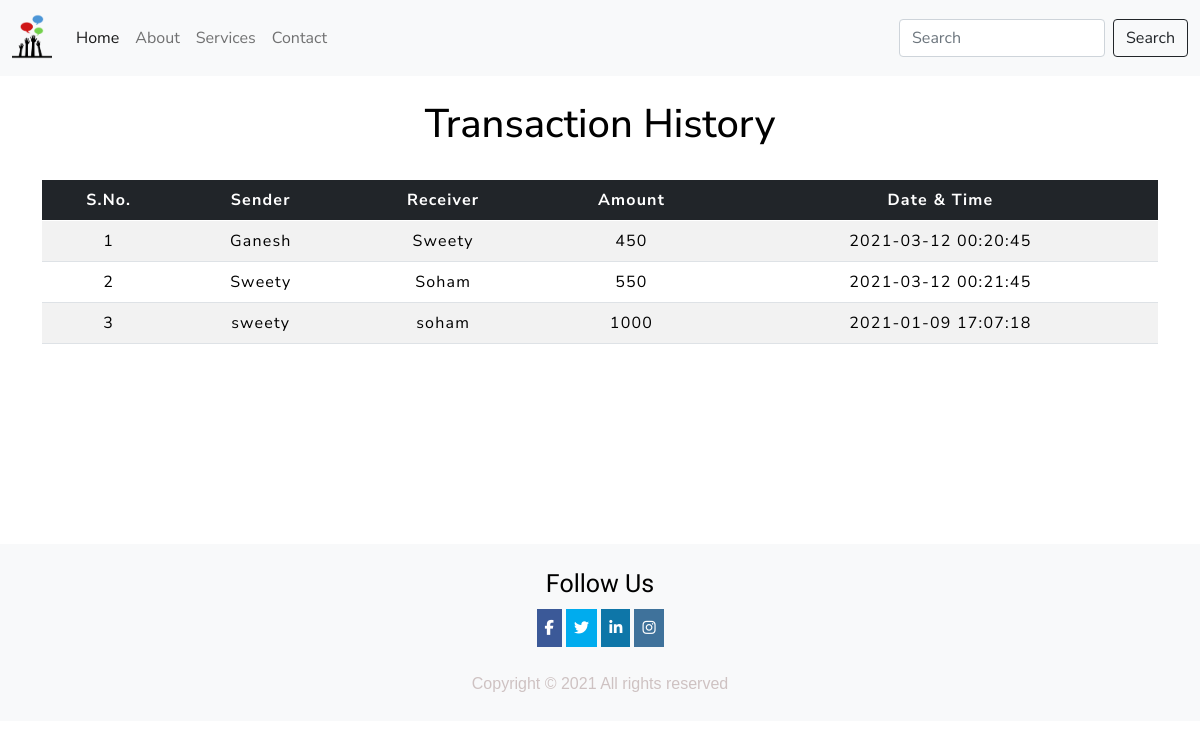
The page /transactionhistory.php on the database its author committed.
### tables this page shows
CREATE TABLE IF NOT EXISTS `transaction` (
  `sno` int(3) NOT NULL AUTO_INCREMENT,
  `sender` text NOT NULL,
  `receiver` text NOT NULL,
  `balance` int(8) NOT NULL,
  `datetime` datetime NOT NULL DEFAULT CURRENT_TIMESTAMP,
  PRIMARY KEY (`sno`)
);

### transactionhistory.php (the view, shortened to what this page needs)
<!doctype html>
<html lang="en">
  <head>
    <link href="https://cdn.jsdelivr.net/npm/bootstrap@5.0.0-beta1/dist/css/bootstrap.min.css" rel="stylesheet">
    <link rel="stylesheet" href="css/style.css">
<link rel="stylesheet" href="css/table.css">
  </head>
  <body>
  <nav class="navbar navbar-expand-lg navbar-light bg-light sticky-top">
    <div class="container-fluid">
      <a class="navbar-brand" href="index.php">
        <img src="logo.png" alt="logo" style="width:40px;">
      </a>
      <div class="collapse navbar-collapse" id="navbarSupportedContent">
        <ul class="navbar-nav me-auto mb-2 mb-lg-0">
          <li class="nav-item">
            <a class="nav-link active" aria-current="page" href=" index.php ">Home</a>
          </li>
          <li class="nav-item">
            <a class="nav-link" href="#about">About</a>
          </li>
          <li class="nav-item">
            <a class="nav-link" href="#services"> Services</a>
          </li>
          <li class="nav-item">
            <a class="nav-link" href="#contact">Contact</a>
          </li>
        </ul>
        <form class="d-flex">
          <input class="form-control me-2" type="search" placeholder="Search" aria-label="Search">
          <button class="btn btn-outline-dark" type="submit">Search</button>
        </form>
      </div>
    </div>
  </nav>
  <div class="container">
        <h2 class="text-center pt-4" style="color : black;">Transaction History</h2>
       <br>
       <div class="table-responsive-sm">
    <table class="table table-hover table-striped">
        <thead style="color : white;" class="table-dark">
            <tr>
                <th class="text-center">S.No.</th>
                <th class="text-center">Sender</th>
                <th class="text-center">Receiver</th>
                <th class="text-center">Amount</th>
                <th class="text-center">Date & Time</th>
            </tr>
        </thead>
        <tbody>
        <?php
include 'config.php';
$sql ="select * from transaction";
$query =mysqli_query($conn, $sql);
while($rows = mysqli_fetch_assoc($query))
{
?>
<tr style="color : black;">
            <td class="py-2"><?php echo $rows['sno']; ?></td>
            <td class="py-2"><?php echo $rows['sender']; ?></td>
            <td class="py-2"><?php echo $rows['receiver']; ?></td>
            <td class="py-2"><?php echo $rows['balance']; ?> </td>
            <td class="py-2"><?php echo $rows['datetime']; ?> </td>
        <?php
            }
        ?>
        </tbody>
    </table>
    </div>
</div>
<footer style="margin-top:200px;">
    <div class="follow">
      <h3 style="color: black; font-family: 'Baloo Bhai 2', cursive; font-size: 25px;">Follow Us</h3>
      <div class="social">
        <a href="#facebook" class="facebook">
          <i class="fa fa-facebook"></i>
        </a>
        <a href="#twitter" class="twitter">
          <i class="fa fa-twitter"></i>
        </a>
        <a href="#linkedin" class="linkedin">
          <i class="fa fa-linkedin"></i>
        </a>
        <a href="#instagram" class="instagram">
          <i class="fa fa-instagram"></i>
        </a>
      </div>
    </div>
    <p class="text-copy">
      Copyright &copy; 2021 All rights reserved
    </p>
  </footer>
  </body>
</html>

### css/style.css (style rules this page uses)
* { padding: 0px; margin: 0px; }
footer { display: flex; flex-direction: column; align-items: center; justify-content: center; text-align: center; font-family: sans-serif; color: rgb(202, 187, 187); background-color:#f8f9fa!important; margin: 0px; margin-top: 50px; padding-top: 25px; }
.text-copy { text-align: center; padding: 25px 0; font-family: sans-serif; display: flex; justify-content: center; color: rgb(206, 194, 194); background-color: #f8f9fa!important; margin: 0px; }
.social { margin-top: 10px; }
.social a { display: inline-block; text-align: center; padding: 8px; color: white; font-size: 15px; }
.facebook { background: #3b5998; color: white; }
.twitter { color: white; background: #00acee; }
.linkedin { background:#0e76a8; color: white; }
.instagram { background: #3f729b; color: white; }

### css/table.css (style rules this page uses)
* { padding: 0; margin: 0; box-sizing: border-box; font-family: Nunito Sans ; }
h2 { font-size: 40px; }
table { letter-spacing: 1.2px; }
td { text-align: center; }
button { border:none; background: #d9d9d9; transition: 1s; }

### rows shown on the page
transaction: sno "1", sender "Ganesh", receiver "Sweety", balance "450", datetime "2021-03-12 00:20:45"
transaction: sno "2", sender "Sweety", receiver "Soham", balance "550", datetime "2021-03-12 00:21:45"
transaction: sno "3", sender "sweety", receiver "soham", balance "1000", datetime "2021-01-09 17:07:18"
